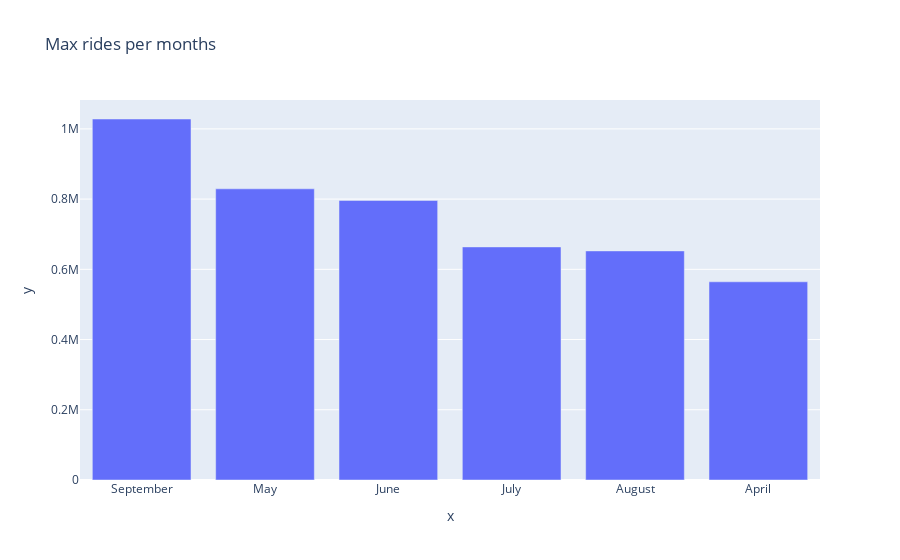

Here is the notebook cell this chart was saved with:
### Code cell
px.bar(x=month_list,y=df["month"].value_counts(),title="Max rides per months")

### Figure 1 — Plotly figure (JSON) as saved in the notebook; plotly's stock layout.template omitted (floating-point values rounded to 4 significant figures)
{"data": [{"alignmentgroup": "True", "hovertemplate": "x=%{x}<br>y=%{y}<extra></extra>", "legendgroup": "", "marker": {"color": "#636efa", "pattern": {"shape": ""}}, "name": "", "offsetgroup": "", "orientation": "v", "showlegend": false, "textposition": "auto", "type": "bar", "x": ["September", "May", "June", "July", "August", "April"], "xaxis": "x", "y": [1028136, 829275, 796121, 663844, 652435, 564516], "yaxis": "y"}], "layout": {"barmode": "relative", "legend": {"tracegroupgap": 0}, "title": {"text": "Max rides per months"}, "xaxis": {"anchor": "y", "domain": [0, 1], "title": {"text": "x"}}, "yaxis": {"anchor": "x", "domain": [0, 1], "title": {"text": "y"}}}}
